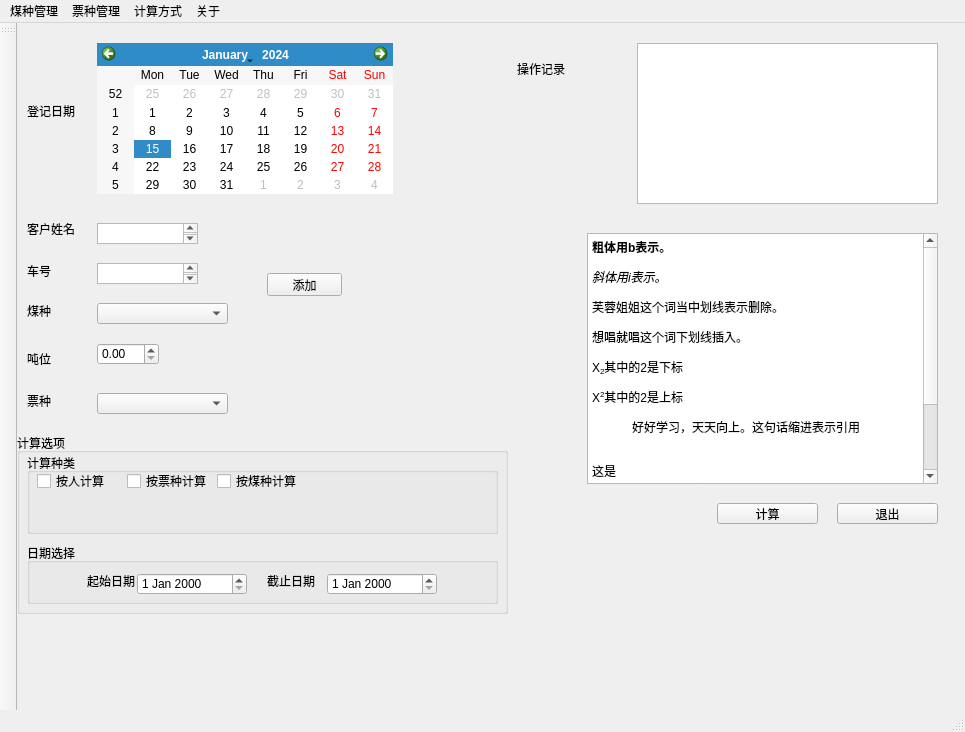
<?xml version="1.0" encoding="UTF-8"?>
<ui version="4.0">
 <class>MainWindow</class>
 <widget class="QMainWindow" name="MainWindow">
  <property name="geometry">
   <rect>
    <x>0</x>
    <y>0</y>
    <width>965</width>
    <height>732</height>
   </rect>
  </property>
  <property name="windowTitle">
   <string>MainWindow</string>
  </property>
  <widget class="QWidget" name="centralwidget">
   <widget class="QPushButton" name="exit">
    <property name="geometry">
     <rect>
      <x>820</x>
      <y>480</y>
      <width>101</width>
      <height>21</height>
     </rect>
    </property>
    <property name="text">
     <string>退出</string>
    </property>
   </widget>
   <widget class="QComboBox" name="coal_sorts">
    <property name="geometry">
     <rect>
      <x>80</x>
      <y>280</y>
      <width>131</width>
      <height>21</height>
     </rect>
    </property>
    <property name="sizeAdjustPolicy">
     <enum>QComboBox::AdjustToMinimumContentsLength</enum>
    </property>
   </widget>
   <widget class="QLabel" name="date_label">
    <property name="geometry">
     <rect>
      <x>10</x>
      <y>80</y>
      <width>59</width>
      <height>16</height>
     </rect>
    </property>
    <property name="text">
     <string>登记日期</string>
    </property>
   </widget>
   <widget class="QLabel" name="label_coal">
    <property name="geometry">
     <rect>
      <x>10</x>
      <y>280</y>
      <width>59</width>
      <height>16</height>
     </rect>
    </property>
    <property name="text">
     <string>煤种</string>
    </property>
   </widget>
   <widget class="QPushButton" name="finishButton">
    <property name="geometry">
     <rect>
      <x>700</x>
      <y>480</y>
      <width>101</width>
      <height>21</height>
     </rect>
    </property>
    <property name="text">
     <string>计算</string>
    </property>
   </widget>
   <widget class="QCalendarWidget" name="date_calender">
    <property name="geometry">
     <rect>
      <x>80</x>
      <y>20</y>
      <width>296</width>
      <height>151</height>
     </rect>
    </property>
    <property name="minimumSize">
     <size>
      <width>296</width>
      <height>0</height>
     </size>
    </property>
   </widget>
   <widget class="QDoubleSpinBox" name="weight_content">
    <property name="geometry">
     <rect>
      <x>80</x>
      <y>320</y>
      <width>62</width>
      <height>22</height>
     </rect>
    </property>
   </widget>
   <widget class="QLabel" name="weight_label">
    <property name="geometry">
     <rect>
      <x>10</x>
      <y>330</y>
      <width>54</width>
      <height>12</height>
     </rect>
    </property>
    <property name="text">
     <string>吨位</string>
    </property>
   </widget>
   <widget class="QComboBox" name="ticket_sorts">
    <property name="geometry">
     <rect>
      <x>80</x>
      <y>370</y>
      <width>131</width>
      <height>21</height>
     </rect>
    </property>
    <property name="sizeAdjustPolicy">
     <enum>QComboBox::AdjustToMinimumContentsLength</enum>
    </property>
   </widget>
   <widget class="QLabel" name="label_ticket">
    <property name="geometry">
     <rect>
      <x>10</x>
      <y>370</y>
      <width>59</width>
      <height>16</height>
     </rect>
    </property>
    <property name="text">
     <string>票种</string>
    </property>
   </widget>
   <widget class="QLabel" name="user_name_label">
    <property name="geometry">
     <rect>
      <x>10</x>
      <y>200</y>
      <width>54</width>
      <height>12</height>
     </rect>
    </property>
    <property name="text">
     <string>客户姓名</string>
    </property>
   </widget>
   <widget class="QTextEdit" name="user_name_content">
    <property name="geometry">
     <rect>
      <x>80</x>
      <y>200</y>
      <width>101</width>
      <height>21</height>
     </rect>
    </property>
   </widget>
   <widget class="QLabel" name="car_id_label">
    <property name="geometry">
     <rect>
      <x>10</x>
      <y>240</y>
      <width>54</width>
      <height>16</height>
     </rect>
    </property>
    <property name="text">
     <string>车号</string>
    </property>
   </widget>
   <widget class="QTextEdit" name="car_id_content">
    <property name="geometry">
     <rect>
      <x>80</x>
      <y>240</y>
      <width>101</width>
      <height>21</height>
     </rect>
    </property>
   </widget>
   <widget class="QPushButton" name="pushButton">
    <property name="geometry">
     <rect>
      <x>250</x>
      <y>250</y>
      <width>75</width>
      <height>23</height>
     </rect>
    </property>
    <property name="text">
     <string>添加</string>
    </property>
   </widget>
   <widget class="QTextBrowser" name="textBrowser">
    <property name="geometry">
     <rect>
      <x>570</x>
      <y>210</y>
      <width>351</width>
      <height>251</height>
     </rect>
    </property>
    <property name="html">
     <string>&lt;!DOCTYPE HTML PUBLIC &quot;-//W3C//DTD HTML 4.0//EN&quot; &quot;http://www.w3.org/TR/REC-html40/strict.dtd&quot;&gt;
&lt;html&gt;&lt;head&gt;&lt;meta name=&quot;qrichtext&quot; content=&quot;1&quot; /&gt;&lt;style type=&quot;text/css&quot;&gt;
p, li { white-space: pre-wrap; }
&lt;/style&gt;&lt;/head&gt;&lt;body style=&quot; font-family:'SimSun'; font-size:9pt; font-weight:400; font-style:normal;&quot;&gt;
&lt;p style=&quot; margin-top:12px; margin-bottom:12px; margin-left:0px; margin-right:0px; -qt-block-indent:0; text-indent:0px;&quot;&gt;&lt;span style=&quot; font-weight:600;&quot;&gt;粗体用b表示。&lt;/span&gt; &lt;/p&gt;
&lt;p style=&quot; margin-top:12px; margin-bottom:12px; margin-left:0px; margin-right:0px; -qt-block-indent:0; text-indent:0px;&quot;&gt;&lt;span style=&quot; font-style:italic;&quot;&gt;斜体用i表示。&lt;/span&gt; &lt;/p&gt;
&lt;p style=&quot; margin-top:12px; margin-bottom:12px; margin-left:0px; margin-right:0px; -qt-block-indent:0; text-indent:0px;&quot;&gt;芙蓉姐姐这个词当中划线表示删除。 &lt;/p&gt;
&lt;p style=&quot; margin-top:12px; margin-bottom:12px; margin-left:0px; margin-right:0px; -qt-block-indent:0; text-indent:0px;&quot;&gt;想唱就唱这个词下划线插入。 &lt;/p&gt;
&lt;p style=&quot; margin-top:12px; margin-bottom:12px; margin-left:0px; margin-right:0px; -qt-block-indent:0; text-indent:0px;&quot;&gt;X&lt;span style=&quot; vertical-align:sub;&quot;&gt;2&lt;/span&gt;其中的2是下标 &lt;/p&gt;
&lt;p style=&quot; margin-top:12px; margin-bottom:12px; margin-left:0px; margin-right:0px; -qt-block-indent:0; text-indent:0px;&quot;&gt;X&lt;span style=&quot; vertical-align:super;&quot;&gt;2&lt;/span&gt;其中的2是上标 &lt;/p&gt;
&lt;p style=&quot; margin-top:12px; margin-bottom:12px; margin-left:40px; margin-right:40px; -qt-block-indent:0; text-indent:0px;&quot;&gt;好好学习，天天向上。这句话缩进表示引用 &lt;/p&gt;
&lt;p style=&quot; margin-top:12px; margin-bottom:0px; margin-left:0px; margin-right:0px; -qt-block-indent:0; text-indent:0px;&quot;&gt;&lt;span style=&quot; font-family:'Courier New';&quot;&gt;  &lt;/span&gt;&lt;/p&gt;
&lt;p style=&quot; margin-top:0px; margin-bottom:0px; margin-left:0px; margin-right:0px; -qt-block-indent:0; text-indent:0px;&quot;&gt;&lt;span style=&quot; font-family:'Courier New';&quot;&gt;这是  &lt;/span&gt;&lt;/p&gt;
&lt;p style=&quot; margin-top:0px; margin-bottom:0px; margin-left:0px; margin-right:0px; -qt-block-indent:0; text-indent:0px;&quot;&gt;&lt;span style=&quot; font-family:'Courier New';&quot;&gt;预设(preformatted)文本.  &lt;/span&gt;&lt;/p&gt;
&lt;p style=&quot; margin-top:0px; margin-bottom:0px; margin-left:0px; margin-right:0px; -qt-block-indent:0; text-indent:0px;&quot;&gt;&lt;span style=&quot; font-family:'Courier New';&quot;&gt;在pre这个tag里的文本      保留  &lt;/span&gt;&lt;/p&gt;
&lt;p style=&quot; margin-top:0px; margin-bottom:0px; margin-left:0px; margin-right:0px; -qt-block-indent:0; text-indent:0px;&quot;&gt;&lt;span style=&quot; font-family:'Courier New';&quot;&gt;空格和  &lt;/span&gt;&lt;/p&gt;
&lt;p style=&quot; margin-top:0px; margin-bottom:12px; margin-left:0px; margin-right:0px; -qt-block-indent:0; text-indent:0px;&quot;&gt;&lt;span style=&quot; font-family:'Courier New';&quot;&gt;分行。   call getOrders &lt;/span&gt;&lt;/p&gt;
&lt;p style=&quot; margin-top:12px; margin-bottom:12px; margin-left:0px; margin-right:0px; -qt-block-indent:0; text-indent:0px;&quot;&gt;用code显示计算机代码，code里显示的字符是等宽字符。 &lt;/p&gt;&lt;/body&gt;&lt;/html&gt;</string>
    </property>
   </widget>
   <widget class="QLabel" name="operation_record_label">
    <property name="geometry">
     <rect>
      <x>500</x>
      <y>40</y>
      <width>54</width>
      <height>12</height>
     </rect>
    </property>
    <property name="text">
     <string>操作记录</string>
    </property>
   </widget>
   <widget class="QTextBrowser" name="textBrowser_2">
    <property name="geometry">
     <rect>
      <x>620</x>
      <y>20</y>
      <width>301</width>
      <height>161</height>
     </rect>
    </property>
   </widget>
   <widget class="QGroupBox" name="groupBox_2">
    <property name="geometry">
     <rect>
      <x>0</x>
      <y>410</y>
      <width>491</width>
      <height>181</height>
     </rect>
    </property>
    <property name="title">
     <string>计算选项</string>
    </property>
    <widget class="QGroupBox" name="groupBox">
     <property name="geometry">
      <rect>
       <x>10</x>
       <y>20</y>
       <width>471</width>
       <height>81</height>
      </rect>
     </property>
     <property name="title">
      <string>计算种类</string>
     </property>
     <widget class="QCheckBox" name="checkBox_3">
      <property name="geometry">
       <rect>
        <x>190</x>
        <y>20</y>
        <width>91</width>
        <height>16</height>
       </rect>
      </property>
      <property name="text">
       <string>按煤种计算</string>
      </property>
     </widget>
     <widget class="QCheckBox" name="checkBox">
      <property name="geometry">
       <rect>
        <x>10</x>
        <y>20</y>
        <width>71</width>
        <height>16</height>
       </rect>
      </property>
      <property name="text">
       <string>按人计算</string>
      </property>
     </widget>
     <widget class="QCheckBox" name="checkBox_2">
      <property name="geometry">
       <rect>
        <x>100</x>
        <y>20</y>
        <width>91</width>
        <height>16</height>
       </rect>
      </property>
      <property name="text">
       <string>按票种计算</string>
      </property>
     </widget>
    </widget>
    <widget class="QGroupBox" name="groupBox_3">
     <property name="geometry">
      <rect>
       <x>10</x>
       <y>110</y>
       <width>471</width>
       <height>61</height>
      </rect>
     </property>
     <property name="title">
      <string>日期选择</string>
     </property>
     <widget class="QLabel" name="label_ticket_2">
      <property name="geometry">
       <rect>
        <x>60</x>
        <y>30</y>
        <width>59</width>
        <height>16</height>
       </rect>
      </property>
      <property name="text">
       <string>起始日期</string>
      </property>
     </widget>
     <widget class="QDateEdit" name="dateEdit">
      <property name="geometry">
       <rect>
        <x>110</x>
        <y>30</y>
        <width>110</width>
        <height>22</height>
       </rect>
      </property>
     </widget>
     <widget class="QLabel" name="label_ticket_3">
      <property name="geometry">
       <rect>
        <x>240</x>
        <y>30</y>
        <width>59</width>
        <height>16</height>
       </rect>
      </property>
      <property name="text">
       <string>截止日期</string>
      </property>
     </widget>
     <widget class="QDateEdit" name="dateEdit_2">
      <property name="geometry">
       <rect>
        <x>300</x>
        <y>30</y>
        <width>110</width>
        <height>22</height>
       </rect>
      </property>
     </widget>
    </widget>
   </widget>
  </widget>
  <widget class="QMenuBar" name="menubar">
   <property name="geometry">
    <rect>
     <x>0</x>
     <y>0</y>
     <width>965</width>
     <height>23</height>
    </rect>
   </property>
   <widget class="QMenu" name="menuhelp">
    <property name="title">
     <string>计算方式</string>
    </property>
    <addaction name="compute_by_person"/>
    <addaction name="compute_by_coal"/>
    <addaction name="compute_by_ticket"/>
   </widget>
   <widget class="QMenu" name="coal">
    <property name="title">
     <string>煤种管理</string>
    </property>
    <addaction name="coalManagement"/>
   </widget>
   <widget class="QMenu" name="ticket">
    <property name="title">
     <string>票种管理</string>
    </property>
    <addaction name="manage_ticket"/>
    <addaction name="query_ticket_info"/>
   </widget>
   <widget class="QMenu" name="menu">
    <property name="title">
     <string>关于</string>
    </property>
   </widget>
   <addaction name="coal"/>
   <addaction name="ticket"/>
   <addaction name="menuhelp"/>
   <addaction name="menu"/>
  </widget>
  <widget class="QStatusBar" name="statusbar"/>
  <widget class="QToolBar" name="toolBar">
   <property name="windowTitle">
    <string>toolBar</string>
   </property>
   <attribute name="toolBarArea">
    <enum>LeftToolBarArea</enum>
   </attribute>
   <attribute name="toolBarBreak">
    <bool>false</bool>
   </attribute>
  </widget>
  <action name="manage_ticket">
   <property name="checkable">
    <bool>true</bool>
   </property>
   <property name="text">
    <string>添加票种</string>
   </property>
   <property name="shortcut">
    <string>Ctrl+M</string>
   </property>
  </action>
  <action name="query_ticket_info">
   <property name="text">
    <string>查询票种</string>
   </property>
   <property name="shortcut">
    <string>Ctrl+Q</string>
   </property>
  </action>
  <action name="coalManagement">
   <property name="text">
    <string>煤种管理</string>
   </property>
  </action>
  <action name="compute_by_person">
   <property name="text">
    <string>按人计算</string>
   </property>
  </action>
  <action name="compute_by_coal">
   <property name="text">
    <string>按煤种计算</string>
   </property>
   <property name="toolTip">
    <string>支持按照煤种类查找</string>
   </property>
  </action>
  <action name="compute_by_ticket">
   <property name="text">
    <string>按票种计算</string>
   </property>
   <property name="toolTip">
    <string>支持按照票种类进行计算</string>
   </property>
  </action>
 </widget>
 <resources/>
 <connections>
  <connection>
   <sender>coal_sorts</sender>
   <signal>currentIndexChanged(int)</signal>
   <receiver>MainWindow</receiver>
   <slot>onCoalSortSelected()</slot>
   <hints>
    <hint type="sourcelabel">
     <x>133</x>
     <y>323</y>
    </hint>
    <hint type="destinationlabel">
     <x>316</x>
     <y>344</y>
    </hint>
   </hints>
  </connection>
  <connection>
   <sender>exit</sender>
   <signal>clicked()</signal>
   <receiver>MainWindow</receiver>
   <slot>exit()</slot>
   <hints>
    <hint type="sourcelabel">
     <x>932</x>
     <y>523</y>
    </hint>
    <hint type="destinationlabel">
     <x>655</x>
     <y>370</y>
    </hint>
   </hints>
  </connection>
  <connection>
   <sender>date_calender</sender>
   <signal>clicked(QDate)</signal>
   <receiver>MainWindow</receiver>
   <slot>beginDate()</slot>
   <hints>
    <hint type="sourcelabel">
     <x>357</x>
     <y>113</y>
    </hint>
    <hint type="destinationlabel">
     <x>587</x>
     <y>192</y>
    </hint>
   </hints>
  </connection>
  <connection>
   <sender>finishButton</sender>
   <signal>clicked()</signal>
   <receiver>MainWindow</receiver>
   <slot>onAddFinished()</slot>
   <hints>
    <hint type="sourcelabel">
     <x>712</x>
     <y>523</y>
    </hint>
    <hint type="destinationlabel">
     <x>651</x>
     <y>293</y>
    </hint>
   </hints>
  </connection>
  <connection>
   <sender>manage_ticket</sender>
   <signal>triggered()</signal>
   <receiver>MainWindow</receiver>
   <slot>manage_ticket()</slot>
   <hints>
    <hint type="sourcelabel">
     <x>-1</x>
     <y>-1</y>
    </hint>
    <hint type="destinationlabel">
     <x>155</x>
     <y>539</y>
    </hint>
   </hints>
  </connection>
 </connections>
 <slots>
  <signal>signal1()</signal>
  <slot>onCoalSortSelected()</slot>
  <slot>exportTable()</slot>
  <slot>generateExcel()</slot>
  <slot>exit()</slot>
  <slot>beginDate()</slot>
  <slot>endDate()</slot>
  <slot>getPrice()</slot>
  <slot>onAddFinished()</slot>
  <slot>slot1()</slot>
  <slot>invokeHelp()</slot>
  <slot>invokeEdit()</slot>
  <slot>manage_ticket()</slot>
 </slots>
</ui>
